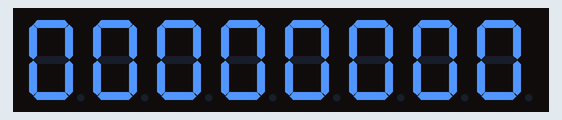
The sketch below on a simulated Arduino Uno, built with avr-gcc and run on an emulated ATmega328P. Shown: 8-digit seven-segment display. Wiring (inferred from the names in the program): MAX7219 LED driver: data pin 8; clock pin 10; CS pin 9.

Above: at 0.15 s.
At 4.96 s:
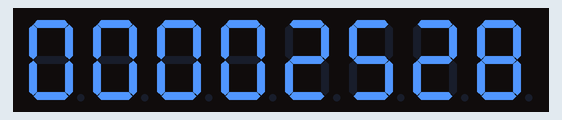
At 9.78 s:
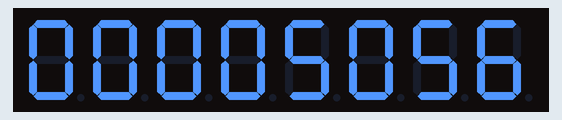
At 19.71 s:
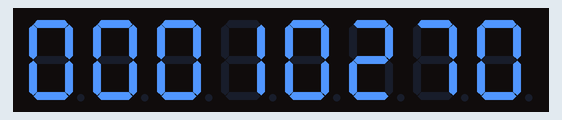
At 29.64 s:
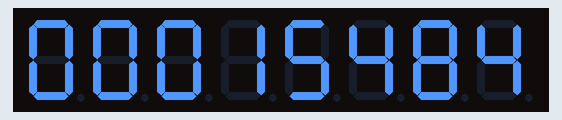
At 39.57 s:
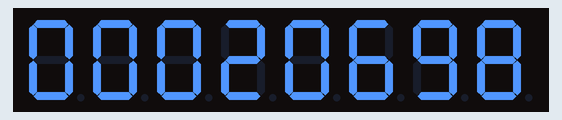

The sketch:

MAX7219-7-segment-display-counter.ino
```cpp
#define MAX2719_DIN	8
#define MAX2719_CS	9
#define MAX2719_CLK	10

void setup()
{
  initialise();

  // For test mode (all digits on) set to 0x01. Normally we want this off (0x00)
  output(0x0f, 0x0);

  // Set all digits off initially
  output(0x0c, 0x0);

  // Set brightness for the digits to high(er) level than default minimum (Intensity Register Format)
  output(0x0a, 0x02);

  // Set decode mode for ALL digits to output actual ASCII chars rather than just
  // individual segments of a digit
  output(0x09, 0xFF);

  // Set first digit (right most) to '5'
  output(0x01, 0x05);

  // Set next digits to 8 7 6 (Code B Font)
  output(0x02, 0x06);
  output(0x03, 0x07);
  output(0x04, 0x08);

  // If first four digits not set it will display rubbish data (Code B Font) so use 'blank' from Register Data
  output(0x05, 0x0F);
  output(0x06, 0x0F);
  output(0x07, 0x0F);
  output(0x08, 0x0F);

  // Ensure ALL digits are displayed (Scan Limit Register)
  output(0x0b, 0x07);

  // Turn display ON (boot up = shutdown display)
  output(0x0c, 0x01);
}

void loop()
{
  static unsigned long count = 0;
  unsigned long remainder;

  byte tenmillions = count / 10000000;
  remainder = count % 10000000;

  byte millions = remainder / 1000000;
  remainder = remainder % 1000000;

  byte hundredthou = remainder / 100000;
  remainder = remainder % 100000;

  byte tenthou = remainder / 10000;
  remainder = remainder % 10000;

  byte thou = remainder / 1000;
  remainder = remainder % 1000;

  byte hundreds = remainder / 100;
  remainder = remainder % 100;

  byte tens = remainder / 10;
  remainder = remainder % 10;

  output(0x08, tenmillions); // million
  output(0x07, millions); // million
  output(0x06, hundredthou); // hundred thou
  output(0x05, tenthou); // ten thou
  output(0x04, thou); // thousands
  output(0x03, hundreds); // hundreds
  output(0x02, tens); // tens
  output(0x01, remainder); // units
  //delay(230);

  count ++;
}

int getDigitValue(int seed, int inc) {
  if (seed + inc > 9) {
    return seed + inc - 10;
  }
  return seed + inc;
}

void initialise()
{
  digitalWrite(MAX2719_CS, HIGH);
  pinMode(MAX2719_DIN, OUTPUT);
  pinMode(MAX2719_CS, OUTPUT);
  pinMode(MAX2719_CLK, OUTPUT);
}

void output(byte address, byte data)
{
  digitalWrite(MAX2719_CS, LOW);

  // Send out two bytes (16 bit)
  // parameters: shiftOut(dataPin, clockPin, bitOrder, value)
  shiftOut(MAX2719_DIN, MAX2719_CLK, MSBFIRST, address);
  shiftOut(MAX2719_DIN, MAX2719_CLK, MSBFIRST, data);
  digitalWrite(MAX2719_CS, HIGH);
}
```
